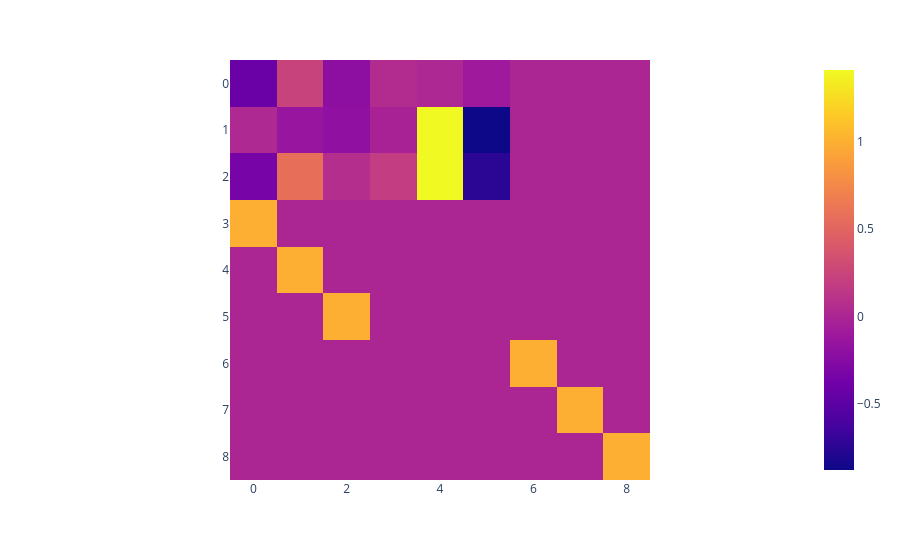

Notebook cell for this chart:
### Code cell
px.imshow(model.layer_list[4].weight.cpu().to_dense().detach().numpy())

### Figure 1 — Plotly figure (JSON) as saved in the notebook; plotly's stock layout.template omitted (floating-point values rounded to 4 significant figures)
{"data": [{"coloraxis": "coloraxis", "hovertemplate": "x: %{x}<br>y: %{y}<br>color: %{z}<extra></extra>", "name": "0", "type": "heatmap", "xaxis": "x", "yaxis": "y", "z": [[-0.416, 0.237, -0.2112, 0.04928, 0.01528, -0.09919, 0, 0, 0], [0.02365, -0.1441, -0.1935, -0.02516, 1.411, -0.881, 0, 0, 0], [-0.3403, 0.5737, 0.06406, 0.1903, 1.413, -0.7458, 0, 0, 0], [1, 0, 0, 0, 0, 0, 0, 0, 0], [0, 1, 0, 0, 0, 0, 0, 0, 0], [0, 0, 1, 0, 0, 0, 0, 0, 0], [0, 0, 0, 0, 0, 0, 1, 0, 0], [0, 0, 0, 0, 0, 0, 0, 1, 0], [0, 0, 0, 0, 0, 0, 0, 0, 1]]}], "layout": {"coloraxis": {"colorscale": [[0, "#0d0887"], [0.1111, "#46039f"], [0.2222, "#7201a8"], [0.3333, "#9c179e"], [0.4444, "#bd3786"], [0.5556, "#d8576b"], [0.6667, "#ed7953"], [0.7778, "#fb9f3a"], [0.8889, "#fdca26"], [1, "#f0f921"]]}, "margin": {"t": 60}, "xaxis": {"anchor": "y", "constrain": "domain", "domain": [0, 1], "scaleanchor": "y"}, "yaxis": {"anchor": "x", "autorange": "reversed", "constrain": "domain", "domain": [0, 1]}}}
